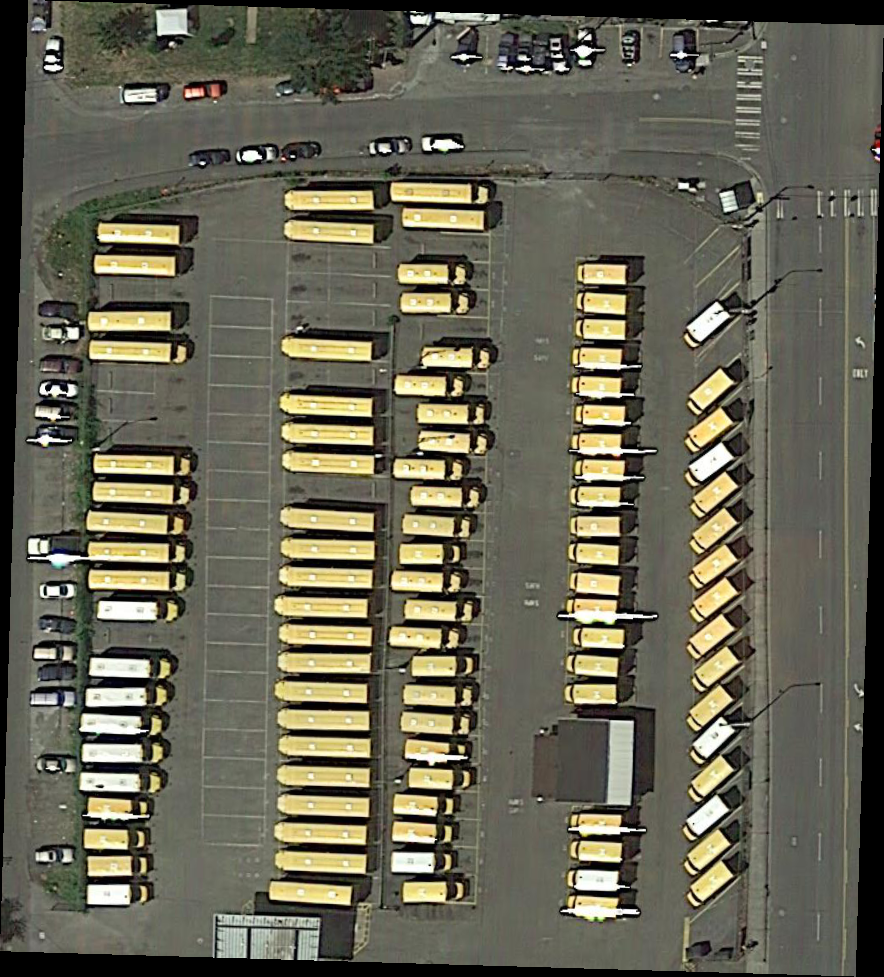
#> input picture test.png, 884 x 977 px, found by its file name
$ python biinsert.py   (Python 2 division)
#> lines starting #> are read from the running program, lines starting #| are printed output that depends on the picture
#> further down, image is the input picture: PIL image 884x977 RGB; mean R, G, B 103, 100.9, 84.6
#coding:utf-8
from PIL import Image
import matplotlib.pyplot as plt
import numpy as np
import math

# [54 lines left out: functions NN_interpolation, BiLinear_interpolation, BiBubic, BiCubic_interpolation, not called in this run]

def localwarp(img, dstH, dstW):
#> called with dstH = 977, dstW = 884
    scrH,scrW,_=img.shape
#> scrH = 977; scrW = 884
    #img=np.pad(img,((1,3),(1,3),(0,0)),'constant')
    retimg=np.zeros((dstH,dstW,3),dtype=np.uint8)
    # left top right down
    area=[100, 80, 180, 130]

    centerX, centerY = (area[0]+area[2])/2, (area[1]+area[3])/2
    dist_w, dist_h = 2*(area[2] - area[0]), 2*(area[3]-area[1])
    scale=2
    dist_area = [centerX - dist_w/2, centerY - dist_h/2, centerX + dist_w/2, centerY + dist_h/2]


    real_radius=50

    dst=100000

    for i in range(dstH):
        for j in range(dstW):
            # 局部插值
            if all([i >= dist_area[1] , i <= dist_area[3] , j >= dist_area[0] , j <= dist_area[2]]):
                src_x = centerX + (j-centerX)/scale
                src_y = centerY + (i-centerY)/scale
            else:
                src_x = j
                src_y = i
            retimg[i,j]=img[src_y-1, src_x-1]
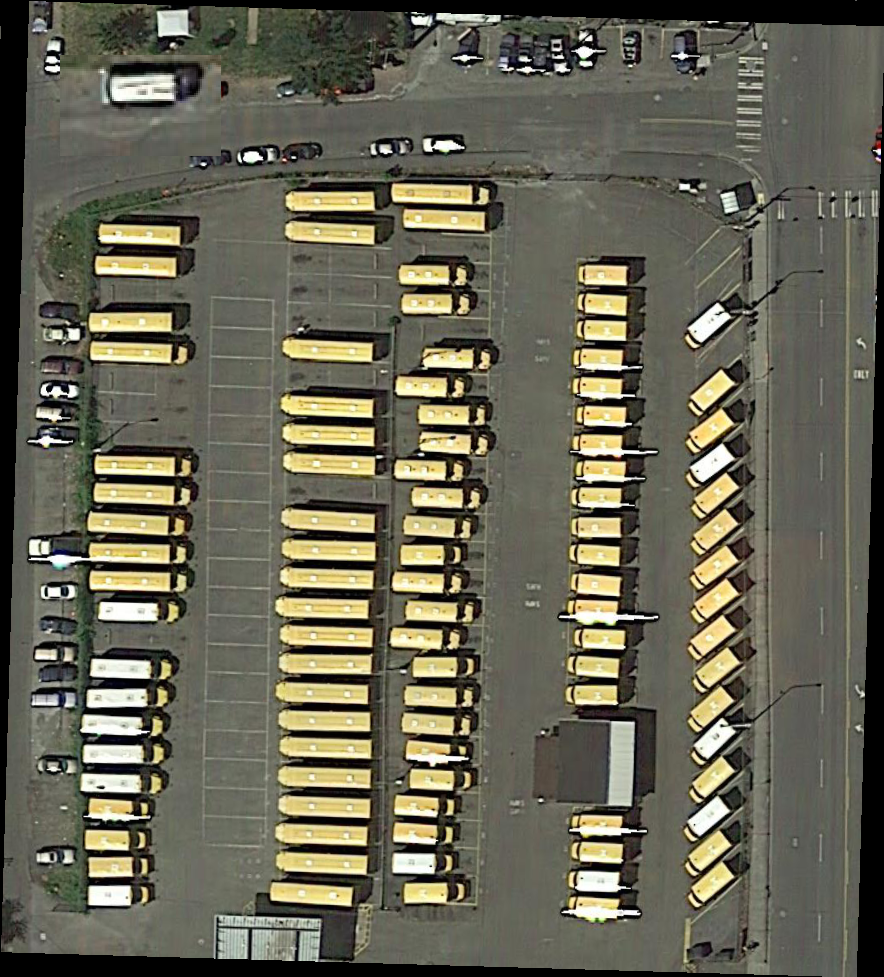
#> retimg: shape (977, 884, 3); mean R, G, B 103.2, 101.1, 84.8

            # [16 lines of commented-out code are left out]
    return retimg

# #    int w = mat.cols;
#     int h = mat.rows;
#     cv::Mat t = mat.clone();
#     //cols
#     for (int i = 0; i < w; i++)
#     {
#         //rows
#         for (int j = 0; j < h; j++)
#         {
#             double delta;
#             if (i < (w / 2))
#                 delta = (double)i / (double)w * dst * sin(((double)j / (double)h) * pi);
#             else
#                 delta = (1 - (double)i / (double)w) * dst * sin(((double)j / (double)h) * pi);
#             mat.at(j, i) = t.at(j, i - delta);
#         }
#     }
#     return 0;

import os
if __name__=="__main__":
    data_root=r"F:\qianlinjun\temp\Data_Augmention"
    im_path=os.path.join(data_root, 'test.png')
    image=Image.open(im_path)
    image=np.array(image)


    # [11 lines of commented-out code are left out]

    image4=localwarp(image,image.shape[0],image.shape[1])
    image4=Image.fromarray(image4.astype('uint8')).convert('RGB')
    image4.save(os.path.join(data_root, 'warp.png'))
